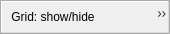
<?xml version="1.0" encoding="UTF-8"?>
<ui version="4.0">
 <class>mqDisplayControlsToolbar</class>
 <widget class="QToolBar" name="mqDisplayControlsToolbar">
  <property name="geometry">
   <rect>
    <x>0</x>
    <y>0</y>
    <width>170</width>
    <height>34</height>
   </rect>
  </property>
  <property name="windowTitle">
   <string>Main Controls</string>
  </property>
  <property name="orientation">
   <enum>Qt::Horizontal</enum>
  </property>
  <action name="actionGridToggle">
   <property name="checkable">
    <bool>true</bool>
   </property>
   <property name="icon">
    <iconset resource="../Icons/icons.qrc">
     <normaloff>:/Icons/grid.png</normaloff>
     <normalon>:/Icons/grid.png</normalon>:/Icons/grid.png</iconset>
   </property>
   <property name="text">
    <string>Grid: show/hide</string>
   </property>
   <property name="toolTip">
    <string>Grid : show or hide</string>
   </property>
  </action>
  <action name="actionOrientationHelperToggle">
   <property name="checkable">
    <bool>true</bool>
   </property>
   <property name="icon">
    <iconset resource="../Icons/icons.qrc">
     <normaloff>:/Icons/orientation_helper.png</normaloff>
     <normalon>:/Icons/orientation_helper.png</normalon>:/Icons/orientation_helper.png</iconset>
   </property>
   <property name="text">
    <string>Orientation helper: show/hide</string>
   </property>
   <property name="toolTip">
    <string>Orientation helper : show or hide</string>
   </property>
  </action>
  <action name="actionRendererAnaglyphToggle">
   <property name="checkable">
    <bool>true</bool>
   </property>
   <property name="icon">
    <iconset resource="../Icons/icons.qrc">
     <normaloff>:/Icons/renderer_anaglyph.png</normaloff>
     <normalon>:/Icons/renderer_anaglyph.png</normalon>:/Icons/renderer_anaglyph.png</iconset>
   </property>
   <property name="text">
    <string>Anaglyph : toggle</string>
   </property>
   <property name="toolTip">
    <string>Toggle renderer : normal or anaglyph (red-blue)</string>
   </property>
  </action>
  <action name="actionClippingPlaneOnOff">
   <property name="checkable">
    <bool>true</bool>
   </property>
   <property name="icon">
    <iconset resource="../Icons/icons.qrc">
     <normaloff>:/Icons/clipping_plane_off.png</normaloff>
     <normalon>:/Icons/clipping_plane_on.png</normalon>:/Icons/clipping_plane_off.png</iconset>
   </property>
   <property name="text">
    <string>Scalar visibility on/off</string>
   </property>
   <property name="toolTip">
    <string>Clipping plane On/Off toggle</string>
   </property>
  </action>
  <action name="actionBackfaceCullingOnOff">
   <property name="checkable">
    <bool>true</bool>
   </property>
   <property name="icon">
    <iconset resource="../Icons/icons.qrc">
     <normaloff>:/Icons/backface_on.png</normaloff>
     <normalon>:/Icons/backface_off.png</normalon>:/Icons/backface_on.png</iconset>
   </property>
   <property name="text">
    <string>Backface visibility on/off</string>
   </property>
   <property name="toolTip">
    <string>Backface culling On/Off toggle</string>
   </property>
  </action>
  <addaction name="actionGridToggle"/>
  <addaction name="actionOrientationHelperToggle"/>
  <addaction name="actionRendererAnaglyphToggle"/>
  <addaction name="separator"/>
  <addaction name="actionClippingPlaneOnOff"/>
  <addaction name="actionBackfaceCullingOnOff"/>
 </widget>
 <resources>
  <include location="../Icons/icons.qrc"/>
  <include location="../Icons/icons.qrc"/>
 </resources>
 <connections/>
</ui>
